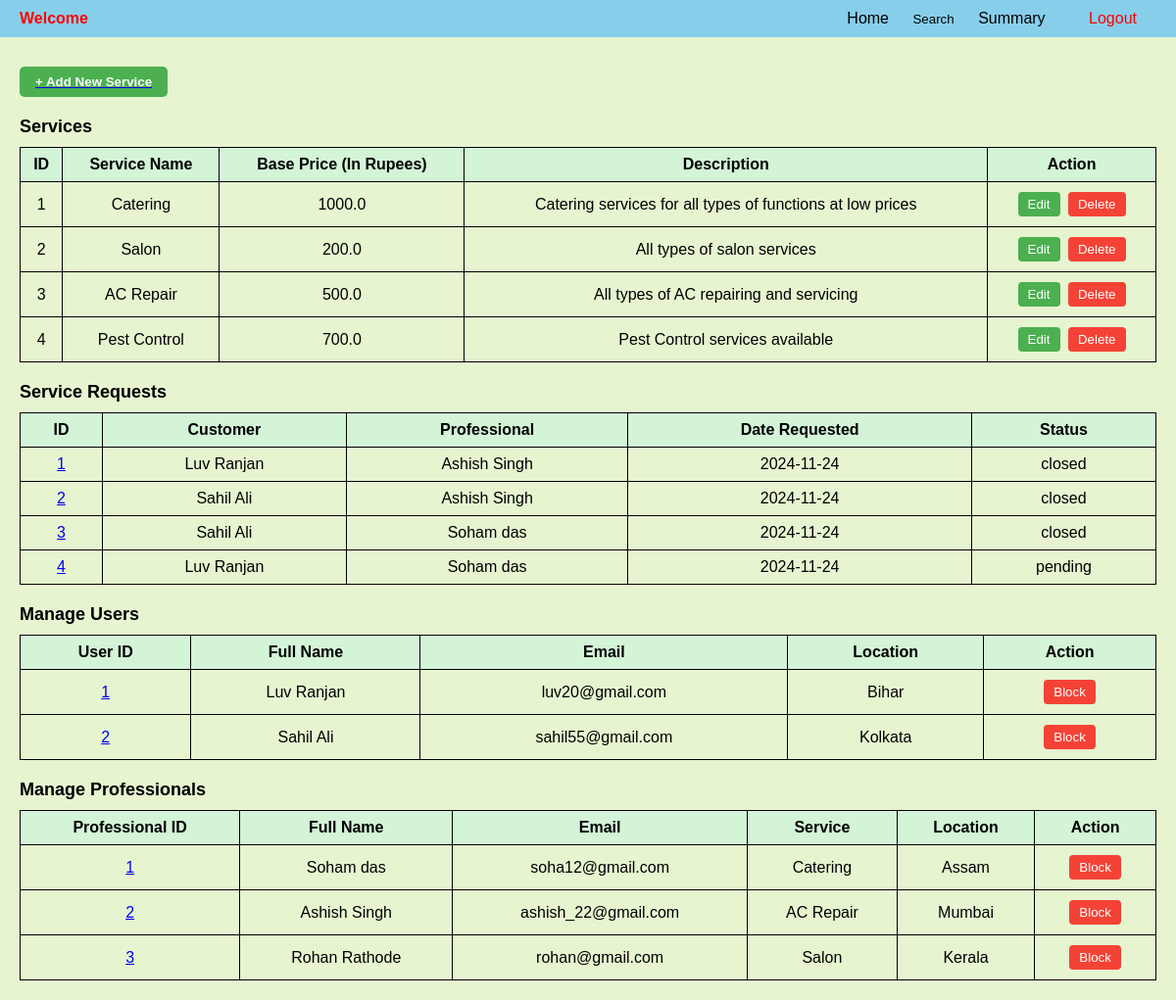
The page /admin on the database its author committed.
### backend/models.py (models this page shows)
class Service(db.Model):
    __tablename__="service"
    id=db.Column(db.Integer,primary_key=True)
    name=db.Column(db.String,unique=True,nullable=False)
    baseprice=db.Column(db.Float, default=0.0)
    desc=db.Column(db.String,nullable=False)
    professionals=db.relationship('Prof_Info', back_populates='service',cascade='all,delete')

class Service_req(db.Model):
    __tablename__="service_req"
    id=db.Column(db.Integer,primary_key=True)
    service_id=db.Column(db.Integer, db.ForeignKey("service.id"),nullable=False)
    cust_id=db.Column(db.Integer, db.ForeignKey("user_info.id"),nullable=False)
    prof_id=db.Column(db.Integer, db.ForeignKey("prof_info.id"),nullable=False)
    date_of_req=db.Column(db.DateTime,nullable=False)
    date_of_comp=db.Column(db.DateTime,nullable=True)
    status=db.Column(db.String, nullable=False, default="Pending")
    remarks = db.Column(db.String, nullable=True)
    rating = db.Column(db.Integer, nullable=True)
    service = db.relationship("Service", backref="service_req")
    customer = db.relationship("User_Info", backref="service_req")
    professional = db.relationship("Prof_Info", backref="service_req")

class User_Info(db.Model):
    __tablename__="user_info"
    id=db.Column(db.Integer,primary_key=True)
    email=db.Column(db.String,unique=True,nullable=False)
    password=db.Column(db.String,nullable=False)
    role=db.Column(db.Integer,default=1)
    full_name=db.Column(db.String,nullable=False)
    location=db.Column(db.String,nullable=False)
    pin_code=db.Column(db.Integer,nullable=False)
    user_status=db.Column(db.String,default='approved')
    phone=db.Column(db.Integer,nullable=False, unique=True)

class Prof_Info(db.Model):
    __tablename__="prof_info"
    id=db.Column(db.Integer,primary_key=True)
    email=db.Column(db.String,unique=True,nullable=False)
    password=db.Column(db.String,nullable=False)
    role=db.Column(db.Integer,default=2)
    full_name=db.Column(db.String,nullable=False)
    service_name=db.Column(db.Integer, db.ForeignKey("service.id"), nullable=False)
    experience=db.Column(db.Integer,nullable=False)
    location=db.Column(db.String,nullable=False)
    pin_code=db.Column(db.Integer,nullable=False)
    prof_status=db.Column(db.String,default='requested')#requested,approved,rejected,blocked
    service=db.relationship("Service",back_populates="professionals")
    phone=db.Column(db.Integer,nullable=False, unique=True)

### backend/controllers.py (the view)
@app.route("/admin")
def admin_dashboard():
    services = Service.query.all()
    professionals = Prof_Info.query.all()
    users = User_Info.query.all()
    service_requests = Service_req.query.all()
    return render_template("admin_dash.html", services=services, professionals=professionals, users=users, service_requests=service_requests)

### templates/admin_dash.html (shortened to what this page needs)
{% extends "admin_layout.html" %}
{% block content %}
</head>
<body>
    <div class="container">
        <a href="/service" type="button">
            <button type="submit" class="btn-add">+ Add New Service</button>
        </a>
        <div class="section-title">Services</div>
        {% if services %}
        <table class="table">
             <tr>
                <th>ID</th>
                <th>Service Name</th>
                <th>Base Price (In Rupees)</th>
                <th>Description</th>
                <th>Action</th>
             </tr>
             {% for service in services %}
             <tr>
                <td>{{ service.id }}</td>
                <td>{{ service.name }}</td>
                <td>{{ service.baseprice }}</td>
                <td>{{ service.desc }}</td>
                <td class="action-buttons">
                    <a href="/edit_service/{{service.id}}" type="button"><button class="btn-edit">Edit</button></a>
                    <form action="{{ url_for('delete_service', id=service.id) }}" method="POST" style="display: inline;">
                        <button type="submit" class="btn-delete" onclick="return confirm('Are you sure you want to delete this service?');">Delete</button>
                    </form>
                </td>
             </tr>
            {% endfor %}
        </table>
        {% else %}
        <h3 class="center" style="text-align: center;">No services are available</h3>
        {% endif %}
        <div class="section-title">Service Requests</div>
        {% if service_requests %}
        <table class="table">
            <thead>
                <tr>
                    <th>ID</th>
                    <th>Customer</th>
                    <th>Professional</th>
                    <th>Date Requested</th>
                    <th>Status</th>
                </tr>
            </thead>
            <tbody>
                {% for request in service_requests %}
                <tr>
                    <td><a href="{{ url_for('service_request_details', id=request.id) }}">{{ request.id }}</a></td>
                    <td>{{ request.customer.full_name }}</td>
                    <td>{{ request.professional.full_name }}</td>
                    <td>{{ request.date_of_req.strftime('%Y-%m-%d') }}</td>
                    <td>{{ request.status }}</td>
                </tr>
                {% endfor %}
            </tbody>
        </table>
        {% else %}
        <h3 class="center" style="text-align: center;">No service requests have been made till now</h3>
        {% endif %}
        <div class="section-title">Manage Users</div>
        {% if users %}
        <table class="table">
            <tr>
                <th>User ID</th>
                <th>Full Name</th>
                <th>Email</th>
                <th>Location</th>
                <th>Action</th>
            </tr>
            {% for user_info in users %}
            <tr>
                <td><a href="{{ url_for('view_user_profile', id=user_info.id)}}">{{ user_info.id }}</a></td>
                <td>{{ user_info.full_name }}</td>
                <td>{{ user_info.email }}</td>
                <td>{{ user_info.location }}</td>
                <td class="action-buttons">
                    {% if user_info.user_status == 'approved' %}
                    <form action="{{url_for('block_user', id=user_info.id)}}" method="POST">
                        <button class="btn-block" onclick="return confirm('Are you sure you want to block this user?');">Block</button>
                    </form>
                    {% elif user_info.user_status == 'blocked' %}
                    <form action="{{url_for('unblock_user', id=user_info.id)}}" method="POST">
                        <button class="btn-block" onclick="return confirm('Are you sure you want to unblock this user?');">Unblock</button>
                    </form>
                     {% endif %}
                </td>
            </tr>
            {% endfor %}
        </table>
        {% else %}
        <h3 class="center" style="text-align: center;">No users are available</h3>
        {% endif %}
        <div class="section-title">Manage Professionals</div>
        {% if professionals %}
        <table class="table">
            <tr>
                <th>Professional ID</th>
                <th>Full Name</th>
                <th>Email</th>
                <th>Service</th>
                <th>Location</th>
                <th>Action</th>
            </tr>
            {% for prof_info in professionals %}
            <tr>
                <td><a href="/professional_profile/{{prof_info.id}}">{{ prof_info.id }}</a></td>
                <td>{{ prof_info.full_name }}</td>
                <td>{{ prof_info.email }}</td>
                <td>{{ prof_info.service.name }}</td>
                <td>{{ prof_info.location }}</td>
                <td class="action-buttons">
                    {% if prof_info.prof_status == 'approved' %}
                    <form action="{{url_for('block_professional', id=prof_info.id)}}" method="POST">
                        <button class="btn-block" onclick="return confirm('Are you sure you want to block this professional?');">Block</button>
                    </form>
                    {% elif prof_info.prof_status == 'requested' %}
                        <form action="{{url_for('approve_professional', id=prof_info.id)}}" method="POST"><button class="btn-approve">Approve</button></form>
                        <form action="{{url_for('delete_professional', id=prof_info.id)}}" method="POST"><button class="btn-delete">Delete</button></form>
                    {% endif %}
                </td>
            </tr>
            {% endfor %}
        </table>
        {% else %}
        <h3 class="center" style="text-align: center;">No professionals are available</h3>
        {% endif %}
    </div>
</body>
</html>
{% endblock %}

### templates/admin_layout.html (style rules this page uses)
body { font-family: Arial, sans-serif; margin: 0; padding: 0; background-color: #e6f5d0; }

### templates/admin_dash.html (style rules this page uses)
.container { padding: 20px; }
.section-title { font-size: 18px; font-weight: bold; margin-top: 20px; }
.table { width: 100%; border-collapse: collapse; margin-top: 10px; }
.table th, .table td { border: 1px solid #000; padding: 8px; text-align: center; }
.table th { background-color: #d3f4d7; font-weight: bold; }
.action-buttons button { padding: 5px 10px; margin: 2px; border: none; border-radius: 4px; cursor: pointer; }
.btn-edit { background-color: #4CAF50; color: white; }
.btn-delete { background-color: #f44336; color: white; }
.btn-reject, .btn-block { background-color: #f44336; color: white; }
.btn-add { margin-top: 10px; padding: 8px 16px; background-color: #4CAF50; color: white; font-weight: bold; border: none; border-radius: 5px; cursor: pointer; display: block; }

### rows shown on the page
Service: id "1", name "Catering", baseprice "1000.0", desc "Catering services for all types of functions at low prices"
Service: id "2", name "Salon", baseprice "200.0", desc "All types of salon services"
Service: id "3", name "AC Repair", baseprice "500.0", desc "All types of AC repairing and servicing"
Service: id "4", name "Pest Control", baseprice "700.0", desc "Pest Control services available"
Service_req: id "1", customer.full_name "Luv Ranjan", professional.full_name "Ashish Singh", date_of_req "2024-11-24", status "closed"
Service_req: id "2", customer.full_name "Sahil Ali", professional.full_name "Ashish Singh", date_of_req "2024-11-24", status "closed"
Service_req: id "3", customer.full_name "Sahil Ali", professional.full_name "Soham das", date_of_req "2024-11-24", status "closed"
Service_req: id "4", customer.full_name "Luv Ranjan", professional.full_name "Soham das", date_of_req "2024-11-24", status "pending"
User_Info: id "1", full_name "Luv Ranjan", email "luv20@gmail.com", location "Bihar"
User_Info: id "2", full_name "Sahil Ali", email "sahil55@gmail.com", location "Kolkata"
Prof_Info: id "1", full_name "Soham das", email "soha12@gmail.com", service.name "Catering", location "Assam"
Prof_Info: id "2", full_name "Ashish Singh", email "ashish_22@gmail.com", service.name "AC Repair", location "Mumbai"
Prof_Info: id "3", full_name "Rohan Rathode", email "rohan@gmail.com", service.name "Salon", location "Kerala"
